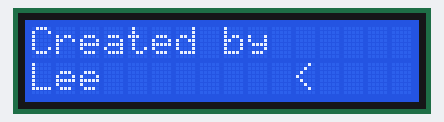
Simulated run of this program. Board: Raspberry Pi (BCM pin numbers). Shown: 16×2 character LCD.

Above: at 0.2 s.
At 3.4 s:
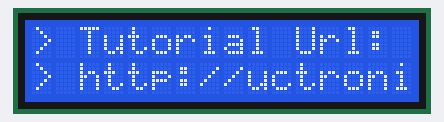
At 6.39 s:
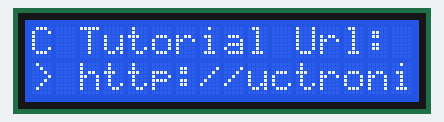

The program:

i2clcda.py
```python
import smbus
import time

# Define some device parameters
I2C_ADDR  = 0x3f # I2C device address, if any error, change this address to 0x3f
LCD_WIDTH = 16   # Maximum characters per line

# Define some device constants
LCD_CHR = 1 # Mode - Sending data
LCD_CMD = 0 # Mode - Sending command

LCD_LINE_1 = 0x80 # LCD RAM address for the 1st line
LCD_LINE_2 = 0xC0 # LCD RAM address for the 2nd line
LCD_LINE_3 = 0x94 # LCD RAM address for the 3rd line
LCD_LINE_4 = 0xD4 # LCD RAM address for the 4th line

LCD_BACKLIGHT  = 0x08  # On
#LCD_BACKLIGHT = 0x00  # Off

ENABLE = 0b00000100 # Enable bit

# Timing constants
E_PULSE = 0.0005
E_DELAY = 0.0005

#Open I2C interface
#bus = smbus.SMBus(0)  # Rev 1 Pi uses 0
bus = smbus.SMBus(1) # Rev 2 Pi uses 1

def lcd_init():
  # Initialise display
  lcd_byte(0x33,LCD_CMD) # 110011 Initialise
  lcd_byte(0x32,LCD_CMD) # 110010 Initialise
  lcd_byte(0x06,LCD_CMD) # 000110 Cursor move direction
  lcd_byte(0x0C,LCD_CMD) # 001100 Display On,Cursor Off, Blink Off
  lcd_byte(0x28,LCD_CMD) # 101000 Data length, number of lines, font size
  lcd_byte(0x01,LCD_CMD) # 000001 Clear display
  time.sleep(E_DELAY)

def lcd_byte(bits, mode):
  # Send byte to data pins
  # bits = the data
  # mode = 1 for data
  #        0 for command

  bits_high = mode | (bits & 0xF0) | LCD_BACKLIGHT
  bits_low = mode | ((bits<<4) & 0xF0) | LCD_BACKLIGHT

  # High bits
  bus.write_byte(I2C_ADDR, bits_high)
  lcd_toggle_enable(bits_high)

  # Low bits
  bus.write_byte(I2C_ADDR, bits_low)
  lcd_toggle_enable(bits_low)

def lcd_toggle_enable(bits):
  # Toggle enable
  time.sleep(E_DELAY)
  bus.write_byte(I2C_ADDR, (bits | ENABLE))
  time.sleep(E_PULSE)
  bus.write_byte(I2C_ADDR,(bits & ~ENABLE))
  time.sleep(E_DELAY)

def lcd_string(message,line):
  # Send string to display

  message = message.ljust(LCD_WIDTH," ")

  lcd_byte(line, LCD_CMD)

  for i in range(LCD_WIDTH):
    lcd_byte(ord(message[i]),LCD_CHR)

def main():
  # Main program block

  # Initialise display
  lcd_init()

  while True:

    # Send some test
    lcd_string("Created by         <",LCD_LINE_1)
    lcd_string("Lee        <",LCD_LINE_2)

    time.sleep(3)

    # Send some more text
    lcd_string("> Tutorial Url:",LCD_LINE_1)
    lcd_string("> http://uctronics.com",LCD_LINE_2)

    time.sleep(3)

if __name__ == '__main__':

  try:
    main()
  except KeyboardInterrupt:
    pass
  finally:
    lcd_byte(0x01, LCD_CMD)
```

Measured:
- by itself, everything shown: repeats every 6.3 s, in 4 steps
- what the display in image 0 shows lasts 3.0 s, from 0.2 s to 3.2 s
